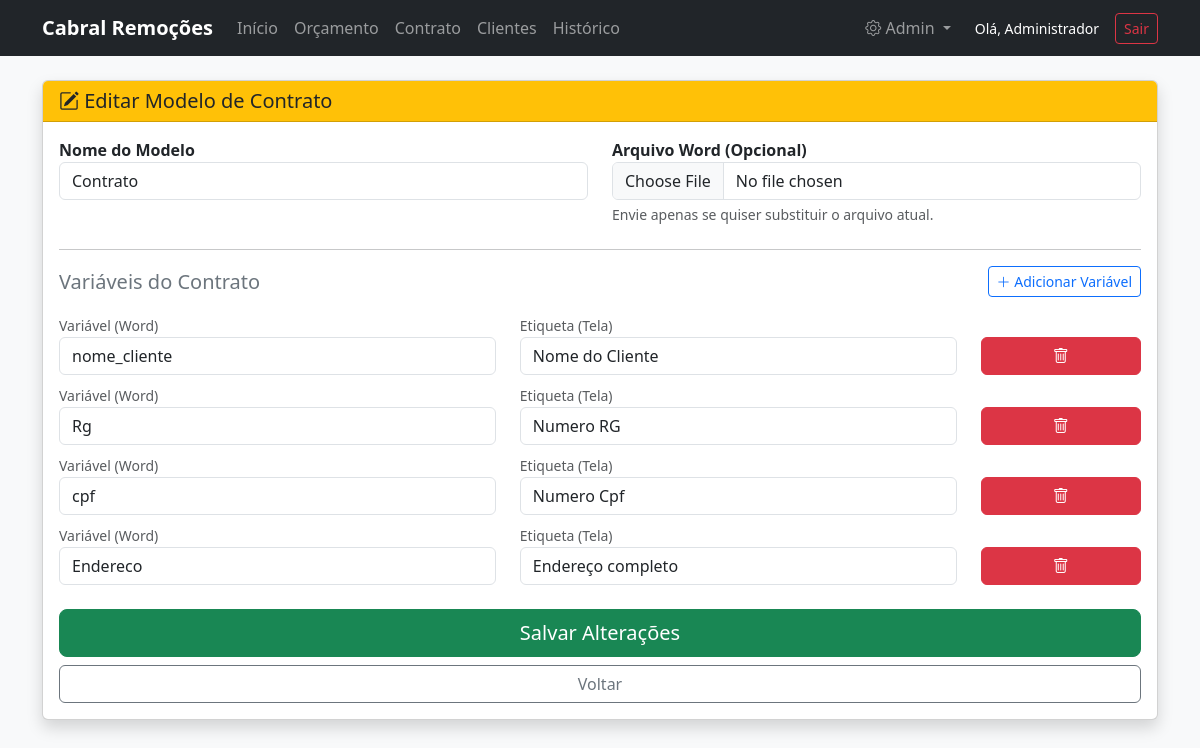
The app's page /editar_contrato.php?id=5 (signed in) with its own data.
### tables this page shows
CREATE TABLE `contratos_templates` (
  `id` int(11) NOT NULL,
  `nome_modelo` varchar(100) NOT NULL,
  `caminho_arquivo` varchar(255) NOT NULL,
  `created_at` timestamp NOT NULL DEFAULT current_timestamp()
);

CREATE TABLE `contratos_campos` (
  `id` int(11) NOT NULL,
  `contrato_id` int(11) NOT NULL,
  `variavel` varchar(50) NOT NULL,
  `label` varchar(100) NOT NULL
);

### editar_contrato.php (the view, shortened to what this page needs)
<?php
require 'Scripts/conecta_banco.php';
$id = $_GET['id'] ?? null;
$stmt = $pdo->prepare("SELECT * FROM contratos_templates WHERE id = ?");
$stmt->execute([$id]);
$modelo = $stmt->fetch();
$stmtCampos = $pdo->prepare("SELECT * FROM contratos_campos WHERE contrato_id = ?");
$stmtCampos->execute([$id]);
$camposAtuais = $stmtCampos->fetchAll();
?>
<!DOCTYPE html>
<html lang="pt-br">
<head>
    <link href="https://cdn.jsdelivr.net/npm/bootstrap@5.3.0/dist/css/bootstrap.min.css" rel="stylesheet">
    <link rel="stylesheet" href="https://cdn.jsdelivr.net/npm/bootstrap-icons@1.10.0/font/bootstrap-icons.css">
</head>
<body class="bg-light">
    <?php include 'navbar.php'; ?>
    <div class="container">
        <div class="card shadow mb-5">
            <div class="card-header bg-warning text-dark">
                <h5 class="mb-0"><i class="bi bi-pencil-square"></i> Editar Modelo de Contrato</h5>
            </div>
            <div class="card-body">
                <form method="POST" enctype="multipart/form-data">
                    <div class="row mb-4">
                        <div class="col-md-6">
                            <label class="fw-bold">Nome do Modelo</label>
                            <input type="text" name="nome_modelo" class="form-control" value="<?= htmlspecialchars($modelo['nome_modelo']) ?>" required>
                        </div>
                        <div class="col-md-6">
                            <label class="fw-bold">Arquivo Word (Opcional)</label>
                            <input type="file" name="arquivo_docx" class="form-control" accept=".docx">
                            <div class="form-text small">Envie apenas se quiser substituir o arquivo atual.</div>
                        </div>
                    </div>
                    <hr>
                    <div class="d-flex justify-content-between align-items-center mb-3">
                        <h5 class="text-secondary mb-0">Variáveis do Contrato</h5>
                        <button type="button" class="btn btn-sm btn-outline-primary" onclick="addCampo()">
                            <i class="bi bi-plus-lg"></i> Adicionar Variável
                        </button>
                    </div>
                    <div id="lista-campos">
                        <?php foreach($camposAtuais as $c): ?>
                        <div class="row mb-2 align-items-end">
                            <div class="col-md-5">
                                <label class="small text-muted">Variável (Word)</label>
                                <input type="text" name="variaveis[]" class="form-control" value="<?= $c['variavel'] ?>" required>
                            </div>
                            <div class="col-md-5">
                                <label class="small text-muted">Etiqueta (Tela)</label>
                                <input type="text" name="labels[]" class="form-control" value="<?= $c['label'] ?>" required>
                            </div>
                            <div class="col-md-2">
                                <button type="button" class="btn btn-danger w-100" onclick="this.parentElement.parentElement.remove()">
                                    <i class="bi bi-trash"></i>
                                </button>
                            </div>
                        </div>
                        <?php endforeach; ?>
                    </div>
                    <div class="d-grid mt-4 gap-2">
                        <button type="submit" class="btn btn-success btn-lg">Salvar Alterações</button>
                        <a href="gerenciar_modelos.php" class="btn btn-outline-secondary">Voltar</a>
                    </div>
                </form>
            </div>
        </div>
    </div>
</body>
</html>

### records on screen
contratos_templates: nome_modelo "Contrato"
contratos_campos: variavel "nome_cliente", label "Nome do Cliente"
contratos_campos: variavel "Rg", label "Numero RG"
contratos_campos: variavel "cpf", label "Numero Cpf"
contratos_campos: variavel "Endereco", label "Endereço completo"

### other values on screen
$_SESSION['usuario_nome'] "Administrador"
